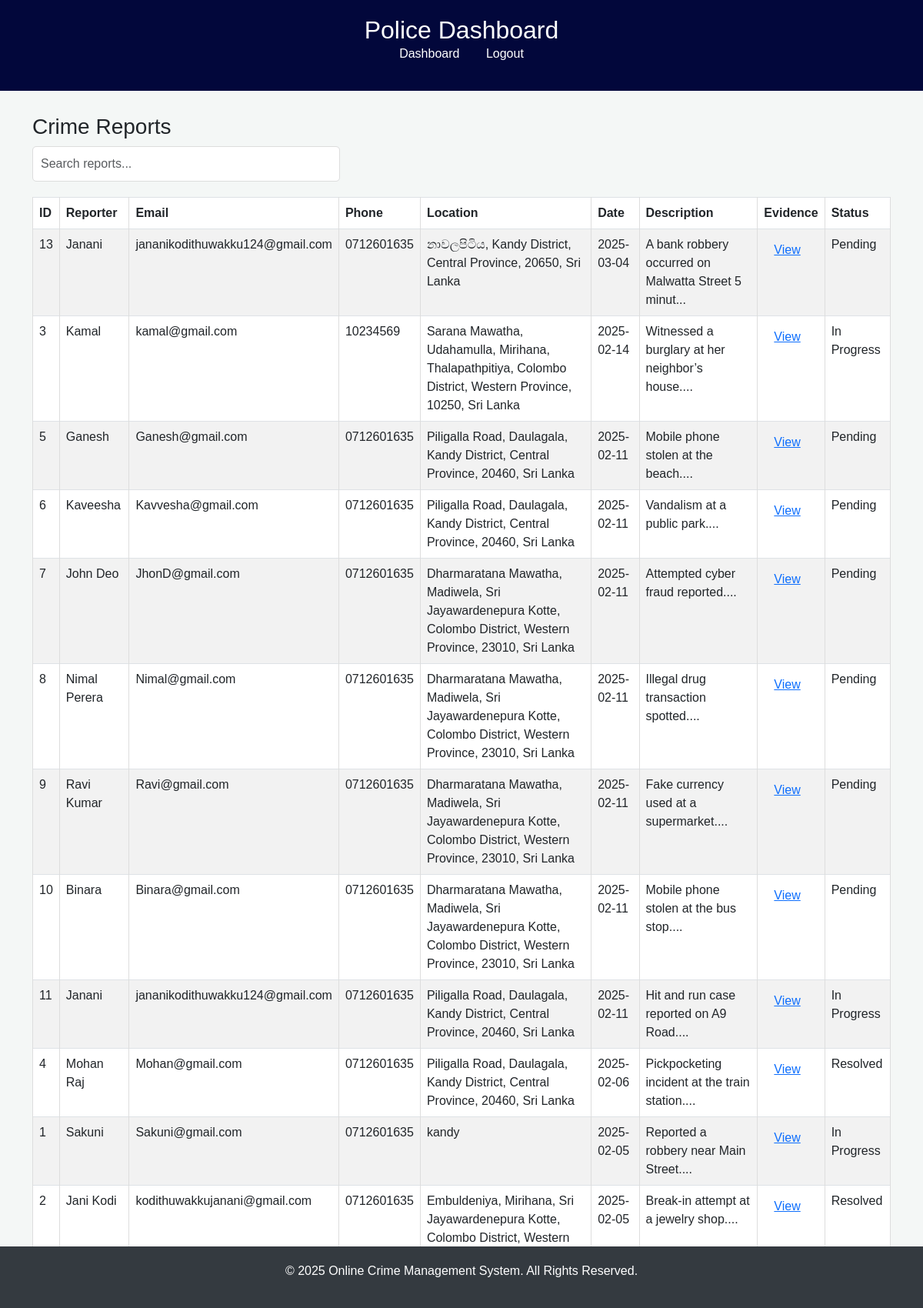
Screenshot of /Police_Oficer_View_Complaints.php with the database file from the repository.
### tables this page shows
CREATE TABLE `crime_reports` (
  `id` int(11) NOT NULL,
  `name` varchar(255) NOT NULL,
  `email` varchar(255) NOT NULL,
  `phone` varchar(20) NOT NULL,
  `location` varchar(255) NOT NULL,
  `date` date NOT NULL,
  `description` text NOT NULL,
  `evidence` varchar(255) DEFAULT NULL,
  `submitted_at` timestamp NOT NULL DEFAULT current_timestamp(),
  `latitude` decimal(10,8) DEFAULT NULL,
  `longitude` decimal(11,8) DEFAULT NULL,
  `status` varchar(50) NOT NULL DEFAULT 'Pending',
  `notes` text DEFAULT NULL
);

### Police_Oficer_View_Complaints.php (the view, shortened to what this page needs)
<?php
include 'database.php';
$sql = "SELECT * FROM crime_reports ORDER BY date DESC";
$result = mysqli_query($conn, $sql);
?>
<!DOCTYPE html>
<html lang="en">
<head>
    <link href="https://cdn.jsdelivr.net/npm/bootstrap@5.3.0-alpha1/dist/css/bootstrap.min.css" rel="stylesheet">
    <link rel="stylesheet" href="CSS/RC_Dashboard.css">
</head>
<body>
<header>
    <div class="container">
        <h2>Police Dashboard</h2>
        <nav>
            <ul>
                <li><a href="Police_Officer_Dashboard.php">Dashboard</a></li>
                <li><a href="Admin_Logout.php">Logout</a></li>
            </ul>
        </nav>
    </div>
</header>
<main class="container">
    <h3>Crime Reports</h3>
    <input type="text" id="search" placeholder="Search reports..." onkeyup="searchTable()" class="form-control">
    <table class="table table-striped table-bordered">
        <thead>
            <tr>
                <th>ID</th>
                <th>Reporter</th>
                <th>Email</th>
                <th>Phone</th>
                <th>Location</th>
                <th>Date</th>
                <th>Description</th>
                <th>Evidence</th>
                <th>Status</th>
            </tr>
        </thead>
        <tbody>
            <?php while ($row = mysqli_fetch_assoc($result)) : ?>
                <tr>
                    <td><?= $row["id"] ?></td>
                    <td><?= $row["name"] ?></td>
                    <td><?= $row["email"] ?></td>
                    <td><?= $row["phone"] ?></td>
                    <td><?= $row["location"] ?></td>
                    <td><?= $row["date"] ?></td>
                    <td><?= substr($row["description"], 0, 50) ?>...</td>
                    <td>
                        <?php if (!empty($row["evidence"])): ?>
                            <a href="<?= $row["evidence"] ?>" target="_blank" class="btn btn-link">View</a>
                        <?php else: ?>
                            No Evidence
                        <?php endif; ?>
                    </td>
                    <td><?= $row["status"] ?></td>
                </tr>
            <?php endwhile; ?>
        </tbody>
    </table>
</main>
<footer>
    <p>&copy; 2025 Online Crime Management System. All Rights Reserved.</p>
</footer>
</body>
</html>

### CSS/RC_Dashboard.css (style rules this page uses)
body { font-family: Arial, sans-serif; margin: 0; padding: 0; }
header { background: #003366; color: white; padding: 15px; text-align: center; }
nav ul { list-style: none; padding: 0; }
nav ul li { display: inline; margin: 0 15px; }
nav ul li a { color: white; text-decoration: none; }
main { padding: 20px; }
table { width: 100%; border-collapse: collapse; margin-top: 10px; }
table, th, td { border: 1px solid #ddd; padding: 10px; }
th { background: #004488; color: white; }
tr:nth-child(even) { background: #f2f2f2; }
footer { text-align: center; padding: 10px; background: #003366; color: white; position: fixed; bottom: 0; width: 100%; }

### Police_Oficer_View_Complaints.php (style rules this page uses)
body { font-family: 'Arial', sans-serif; background-color: #f4f7f6; }
header { background-color:rgb(2, 7, 59); color: white; padding: 20px; }
header h2 { margin: 0; }
nav ul { list-style: none; padding: 0; }
nav ul li { display: inline; margin-right: 15px; }
nav ul li a { color: white; text-decoration: none; }
main { padding: 30px; }
table { width: 100%; margin-top: 20px; border-collapse: collapse; }
table th { background-color: #007bff; color: black; padding: 10px; text-align: left; }
table td { padding: 10px; border: 1px solid #ddd; }
table tbody tr:nth-child(even) { background-color:rgb(252, 246, 246); }
input[type="text"] { padding: 10px; width: 100%; max-width: 400px; margin-bottom: 20px; border-radius: 5px; border: 1px solid #ddd; }
footer { background-color: #343a40; color: white; padding: 20px; text-align: center; }

### rows the page displays
crime_reports: id "13", name "Janani", email "jananikodithuwakku124@gmail.com", phone "0712601635", location "නාවලපිටිය, Kandy District, Central Province, 20650, Sri Lanka", date "2025-03-04", description "A bank robbery occurred on Malwatta Street 5 minut", status "Pending"
crime_reports: id "3", name "Kamal", email "kamal@gmail.com", phone "10234569", location "Sarana Mawatha, Udahamulla, Mirihana, Thalapathpitiya, Colombo District, Western Province, 10250, Sri Lanka", date "2025-02-14", description "Witnessed a burglary at her neighbor’s house.", status "In Progress"
crime_reports: id "5", name "Ganesh", email "Ganesh@gmail.com", phone "0712601635", location "Piligalla Road, Daulagala, Kandy District, Central Province, 20460, Sri Lanka", date "2025-02-11", description "Mobile phone stolen at the beach.", status "Pending"
crime_reports: id "6", name "Kaveesha", email "Kavvesha@gmail.com", phone "0712601635", location "Piligalla Road, Daulagala, Kandy District, Central Province, 20460, Sri Lanka", date "2025-02-11", description "Vandalism at a public park.", status "Pending"
crime_reports: id "7", name "John Deo", email "JhonD@gmail.com", phone "0712601635", location "Dharmaratana Mawatha, Madiwela, Sri Jayawardenepura Kotte, Colombo District, Western Province, 23010, Sri Lanka", date "2025-02-11", description "Attempted cyber fraud reported.", status "Pending"
crime_reports: id "8", name "Nimal Perera", email "Nimal@gmail.com", phone "0712601635", location "Dharmaratana Mawatha, Madiwela, Sri Jayawardenepura Kotte, Colombo District, Western Province, 23010, Sri Lanka", date "2025-02-11", description "Illegal drug transaction spotted.", status "Pending"
crime_reports: id "9", name "Ravi Kumar", email "Ravi@gmail.com", phone "0712601635", location "Dharmaratana Mawatha, Madiwela, Sri Jayawardenepura Kotte, Colombo District, Western Province, 23010, Sri Lanka", date "2025-02-11", description "Fake currency used at a supermarket.", status "Pending"
crime_reports: id "10", name "Binara", email "Binara@gmail.com", phone "0712601635", location "Dharmaratana Mawatha, Madiwela, Sri Jayawardenepura Kotte, Colombo District, Western Province, 23010, Sri Lanka", date "2025-02-11", description "Mobile phone stolen at the bus stop.", status "Pending"
crime_reports: id "11", name "Janani", email "jananikodithuwakku124@gmail.com", phone "0712601635", location "Piligalla Road, Daulagala, Kandy District, Central Province, 20460, Sri Lanka", date "2025-02-11", description "Hit and run case reported on A9 Road.", status "In Progress"
crime_reports: id "4", name "Mohan Raj", email "Mohan@gmail.com", phone "0712601635", location "Piligalla Road, Daulagala, Kandy District, Central Province, 20460, Sri Lanka", date "2025-02-06", description "Pickpocketing incident at the train station.", status "Resolved"
crime_reports: id "1", name "Sakuni", email "Sakuni@gmail.com", phone "0712601635", location "kandy", date "2025-02-05", description "Reported a robbery near Main Street.", status "In Progress"
crime_reports: id "2", name "Jani Kodi", email "kodithuwakkujanani@gmail.com", phone "0712601635", location "Embuldeniya, Mirihana, Sri Jayawardenepura Kotte, Colombo District, Western…", date "2025-02-05", description "Break-in attempt at a jewelry shop.", status "Resolved"
